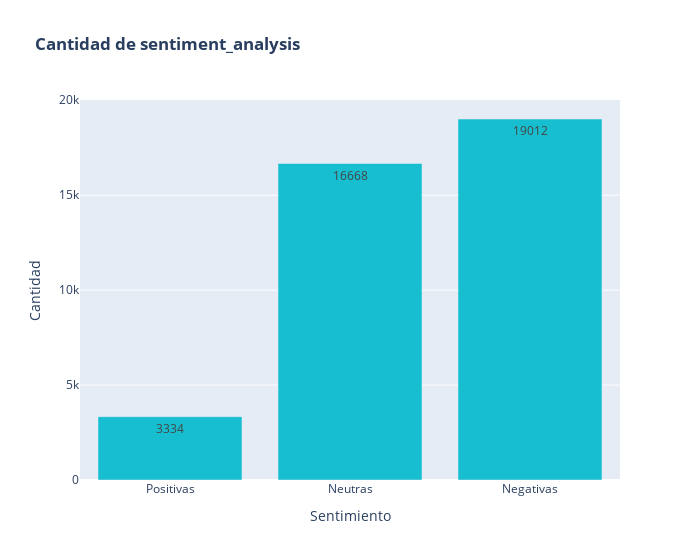

Notebook code for this chart:
### Markdown cell above
#### Cantidad total de sentiment_analysis

### Code cell
# Contar valores y mapear etiquetas
sentimientos = df['sentiment_analysis'].value_counts().reset_index()
sentimientos.columns = ['sentiment_analysis', 'Cantidad']
sentimientos['sentiment_analysis'] = sentimientos['sentiment_analysis'].map({
    0: 'Positivas',
    1: 'Neutras',
    2: 'Negativas'
})

# Gráfico de barras
fig = px.bar(
    sentimientos,
    x='sentiment_analysis',
    y='Cantidad',
    title='<b>Cantidad de sentiment_analysis</b>',
    labels={'sentiment_analysis': 'Sentimiento', 'Cantidad': 'Cantidad'},
    text='Cantidad',
    color_discrete_sequence=['#17becf'],
    width=700
)

# Ordenar según 0,1,2 (Positivas, Neutras, Negativas)
orden = ['Positivas', 'Neutras', 'Negativas']
fig.update_xaxes(categoryorder='array', categoryarray=orden)

fig.show()

### Figure 1 — Plotly figure (JSON) as saved in the notebook; plotly's stock layout.template omitted (floating-point values rounded to 4 significant figures)
{"data": [{"hovertemplate": "Sentimiento=%{x}<br>Cantidad=%{text}<extra></extra>", "legendgroup": "", "marker": {"color": "#17becf", "pattern": {"shape": ""}}, "name": "", "orientation": "v", "showlegend": false, "text": [19010.0, 16670.0, 3334.0], "textposition": "auto", "type": "bar", "x": ["Negativas", "Neutras", "Positivas"], "xaxis": "x", "y": [19012, 16668, 3334], "yaxis": "y"}], "layout": {"barmode": "relative", "legend": {"tracegroupgap": 0}, "title": {"text": "<b>Cantidad de sentiment_analysis</b>"}, "width": 700, "xaxis": {"anchor": "y", "categoryarray": ["Positivas", "Neutras", "Negativas"], "categoryorder": "array", "domain": [0, 1], "title": {"text": "Sentimiento"}}, "yaxis": {"anchor": "x", "domain": [0, 1], "title": {"text": "Cantidad"}}}}
